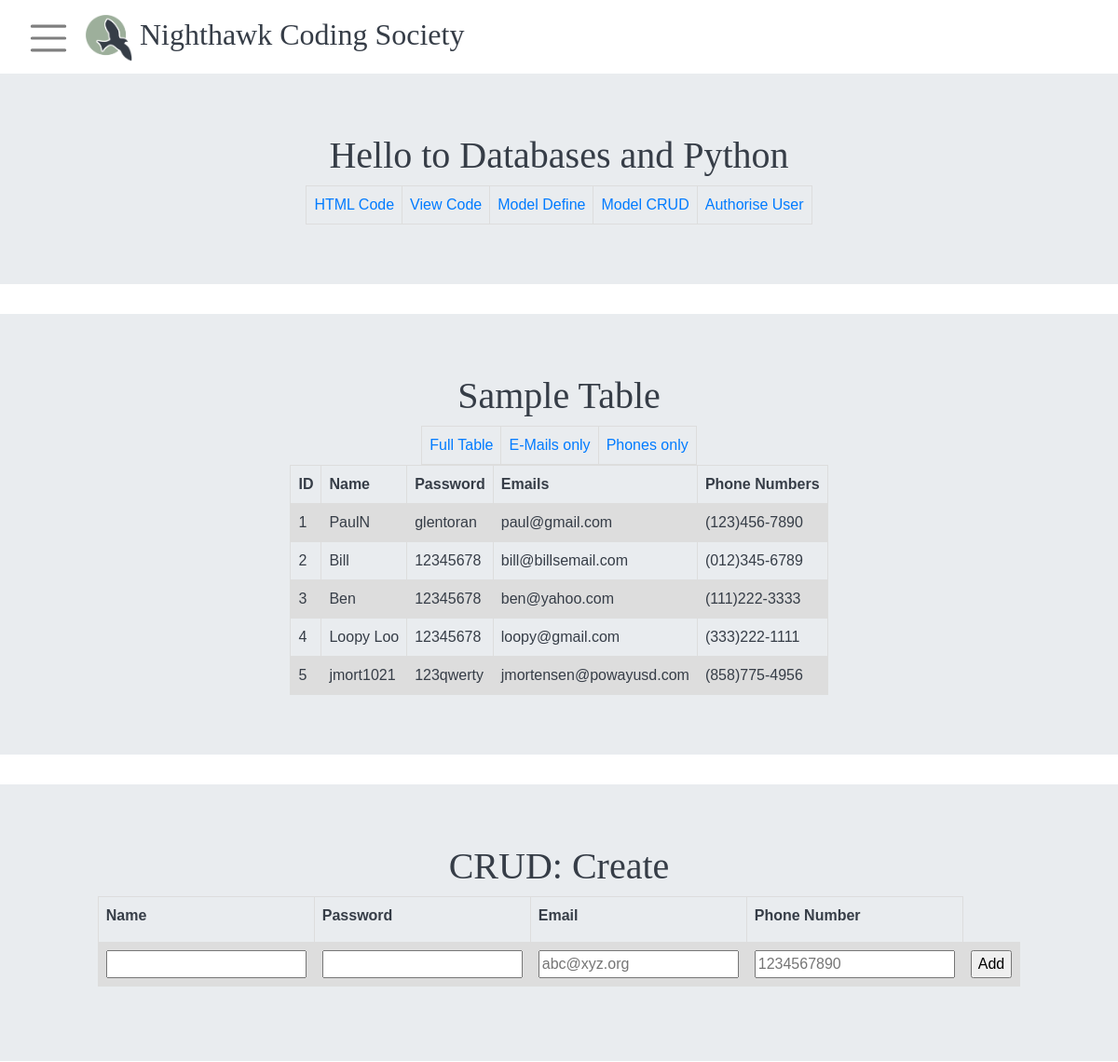
Page /pythondb/ (upper part) on the earlier database version.
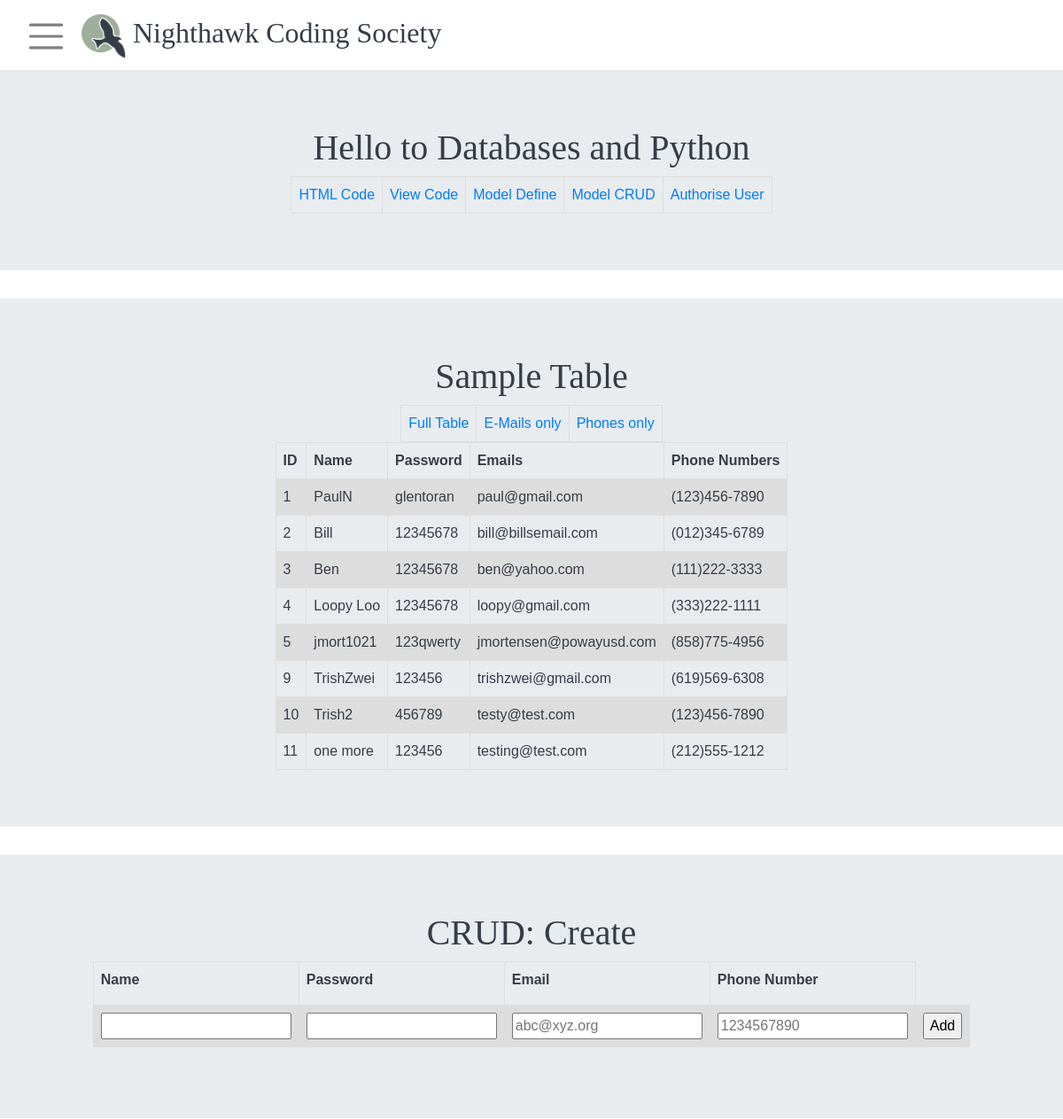
Same page on the later database version.
### models/__init__.py (models this page shows)
class Users(db.Model):
    UserID = db.Column(db.Integer, primary_key=True)
    username = db.Column(db.String(255), unique=True, nullable=False)
    password = db.Column(db.String(255), unique=True, nullable=False)

class Emails(db.Model):
    UserID = db.Column(db.Integer, primary_key=True)
    email_address = db.Column(db.String(255), unique=True, nullable=False)

### views/pythondb/view.py (the view)
@pythondb_bp.route('/')
def databases():
    records = model_query_all()
    return render_template("pythondb/index.html", table=records, menus=menus)

### models/crud.py (called while the page is built)
def model_query_all():
    records = []
    users = Users.query.all()
    for user in users:
        user_dict = {'id': user.UserID, 'name': user.username, 'password': user.password}
        email = Emails.query.filter_by(UserID=user.UserID).first()
        if email:
            user_dict['emails'] = email.email_address
        pn = PhoneNumbers.query.filter_by(UserID=user.UserID).first()
        if pn:
            user_dict['phone_numbers'] = pn.phone_number
        records.append(user_dict)
    return records

### views/pythondb/templates/pythondb/index.html (shortened to what this page needs)
<!DOCTYPE html>
{% extends "homesite/base.html" %}
{% block content %}
    <div class="jumbotron jumbotron-fluid" style="height: 50%; ">
        <div class="row justify-content-center">
            <div class="col-10" style="text-align: center;">
                <h1>Hello to Databases and Python</h1>
                <table id="links">
                    <tr>
                        <td><a href=#FE-HTML>HTML Code</a></td>
                        <td><a href=#BE-VIEW>View Code</a></td>
                        <td><a href=#BE-MODELDEFINE>Model Define</a></td>
                        <td><a href=#BE-MODELCRUD>Model CRUD</a></td>
                        <td><a href={{url_for('.login')}}>Authorise User</a></td>
                    </tr>
                </table>
            </div>
        </div>
    </div>
    <div class="jumbotron jumbotron-fluid" style="height: 50%; ">
        <div class="row justify-content-center">
            <div class="col-10" style="text-align: center;">
                <h1>Sample Table</h1>
            </div>
        </div>
        <div class="row courses-buttons justify-content-center">
            <table id="links">
            <tr>
                <td><a href={{url_for('.databases')}}>Full Table </a></td>
                <td><a href={{url_for('.emails')}}>E-Mails only</a></td>
                <td><a href={{url_for('.phones')}}>Phones only</a></td>
            </tr>
            </table>
        </div>
        <table>
            <tr>
                <th>ID</th>
                <th>Name</th>
                <th>Password</th>
                <th>Emails</th>
                <th>Phone Numbers</th>
            </tr>
            {% for row in table %}
                {% set pn = "" ~ row['phone_numbers'] %}
                {% set pnf = "(" ~ pn[0:3] ~ ")" ~ pn[3:6] ~ "-" ~ pn[6:10] %}
                <tr>
                    <td>{{ row['id'] }}</td>
                    <td>{{ row['name'] }}</td>
                    <td>{{ row['password'] }}</td>
                    <td>{{ row['emails'] }}</td>
                    <td>{{ pnf }}</td>
                </tr>
            {% endfor %}
        </table>
    </div>
    <div class="jumbotron jumbotron-fluid" style="height: 50%; ">
        <div class="row justify-content-center">
            <div class="col-10" style="text-align: center;">
                <h1>CRUD: Create</h1>
            </div>
        </div>
        <div class="row courses-buttons justify-content-center">
            <form method="POST" ID="create" action={{url_for('.create')}} >
                <table>
                    <tr>
                        <th><label for="username">Name</label></th>
                        <th><label for="password">Password</label></th>
                        <th><label for="email">Email</label></th>
                        <th><label for="phone_number">Phone Number</label></th>
                    </tr>
                    <tr>
                        <td><input type="text" name="username" id="username" required></td>
                        <td><input type="password" name="password" id="password" required></td>
                        <td><input type="email" name="email" id="email" placeholder="abc@xyz.org" required></td>
                        <td><input required type="tel" name="phone_number" id="phone_number" pattern="[0-9]{10}" placeholder="1234567890"></td>
                        <td><input type="submit" value="Add"></td>
                    </tr>
                </table>
            </form>
        </div>
    </div>
{% endblock %}

### templates/homesite/base.html (shortened to what this page needs)
<!DOCTYPE html>
<html lang="en">
<head>
    <link rel='stylesheet' href="/static/styles/base.css">
    <link rel="stylesheet" href="https://maxcdn.bootstrapcdn.com/bootstrap/4.0.0/css/bootstrap.min.css">
    <link rel="stylesheet" href="https://cdnjs.cloudflare.com/ajax/libs/font-awesome/4.7.0/css/font-awesome.min.css">
</head>
<body style="font-family: gilroyLIGHT; color: var(--gray);" >
    <nav class="navbar navbar-light navbar-1 white">
        <div>
            <button class="navbar-toggler" type="button" data-toggle="collapse" data-target="#navbarSupportedContent15"
              aria-controls="navbarSupportedContent15" aria-expanded="false" aria-label="Toggle navigation" style="font-size: xx-large; border: 0em;"><span class="navbar-toggler-icon"></span>
            </button>
            <a class="navbar-brand" href="/" style="font-family: gilroyXB; font-size: xx-large; color: var(--gray);">
                <img src="/static/assets/finalncslogo.png" width="50" height="50" class="d-inline-block align-center" alt="">
                Nighthawk Coding Society
            </a>
        </div>
    </nav>
    {% block content %}
    {% endblock %}
</body>
</html>

### templates/homesite/base.html (style rules this page uses)
html { scroll-behavior: smooth; }
:root { --yellow: #f1d483; --green: #9daf9b; --purple: #a59aaf; --lblue: #6084a3; --dblue: #2b425b; --gray: #363d47; }
.row { margin: auto; }
body { animation: fadein 2s; -moz-animation: fadein 2s; -webkit-animation: fadein 2s; -o-animation: fadein 2s; }

### views/pythondb/templates/pythondb/index.html (style rules this page uses)
table { font-family: arial, sans-serif; border-collapse: collapse; margin-left: auto; margin-right: auto; }
td, th { border: 1px solid #dddddd; text-align: left; padding: 8px; }
tr:nth-child(even) { background-color: #dddddd; }

Differences in the rows shown:
added Users: name "TrishZwei", password "123456"
added Emails: emails "trishzwei@gmail.com"
added Users: name "Trish2", password "456789"
added Emails: emails "testy@test.com"
added Users: name "one more", password "123456"
added Emails: emails "testing@test.com"
Other differences:
new list line: "9 (619)569-6308"
new list line: "10 (123)456-7890"
new list line: "11 (212)555-1212"
